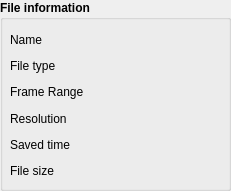
    <widget class="QGroupBox" name="groupBox_shot_file_info">
     <property name="geometry">
      <rect>
       <x>820</x>
       <y>50</y>
       <width>231</width>
       <height>191</height>
      </rect>
     </property>
     <property name="font">
      <font>
       <bold>true</bold>
       <underline>false</underline>
       <strikeout>false</strikeout>
      </font>
     </property>
     <property name="title">
      <string>File information</string>
     </property>
     <property name="flat">
      <bool>false</bool>
     </property>
     <property name="checkable">
      <bool>false</bool>
     </property>
     <widget class="QWidget" name="verticalLayoutWidget">
      <property name="geometry">
       <rect>
        <x>10</x>
        <y>30</y>
        <width>74</width>
        <height>151</height>
       </rect>
      </property>
      <layout class="QVBoxLayout" name="verticalLayout_3">
       <item>
        <widget class="QLabel" name="label_16">
         <property name="font">
          <font>
           <pointsize>9</pointsize>
           <bold>false</bold>
           <underline>false</underline>
           <strikeout>false</strikeout>
          </font>
         </property>
         <property name="text">
          <string>Name</string>
         </property>
        </widget>
       </item>
       <item>
        <widget class="QLabel" name="label_14">
         <property name="font">
          <font>
           <pointsize>9</pointsize>
           <bold>false</bold>
           <underline>false</underline>
           <strikeout>false</strikeout>
          </font>
         </property>
         <property name="text">
          <string>File type</string>
         </property>
        </widget>
       </item>
       <item>
        <widget class="QLabel" name="label_10">
         <property name="font">
          <font>
           <pointsize>9</pointsize>
           <bold>false</bold>
           <underline>false</underline>
           <strikeout>false</strikeout>
          </font>
         </property>
         <property name="text">
          <string>Frame Range </string>
         </property>
        </widget>
       </item>
       <item>
        <widget class="QLabel" name="label_6">
         <property name="font">
          <font>
           <pointsize>9</pointsize>
           <bold>false</bold>
           <underline>false</underline>
           <strikeout>false</strikeout>
          </font>
         </property>
         <property name="text">
          <string>Resolution</string>
         </property>
        </widget>
       </item>
       <item>
        <widget class="QLabel" name="label_9">
         <property name="font">
          <font>
           <pointsize>9</pointsize>
           <bold>false</bold>
           <underline>false</underline>
           <strikeout>false</strikeout>
          </font>
         </property>
         <property name="text">
          <string>Saved time</string>
         </property>
        </widget>
       </item>
       <item>
        <widget class="QLabel" name="label_20">
         <property name="font">
          <font>
           <pointsize>9</pointsize>
           <bold>false</bold>
           <underline>false</underline>
           <strikeout>false</strikeout>
          </font>
         </property>
         <property name="text">
          <string>File size</string>
         </property>
        </widget>
       </item>
      </layout>
     </widget>
     <widget class="QWidget" name="verticalLayoutWidget_2">
      <property name="geometry">
       <rect>
        <x>90</x>
        <y>30</y>
        <width>131</width>
        <height>151</height>
       </rect>
      </property>
      <layout class="QVBoxLayout" name="verticalLayout_4">
       <item>
        <widget class="QLabel" name="label_shot_filename">
         <property name="font">
          <font>
           <pointsize>9</pointsize>
           <bold>false</bold>
           <underline>false</underline>
           <strikeout>false</strikeout>
          </font>
         </property>
         <property name="text">
          <string/>
         </property>
        </widget>
       </item>
       <item>
        <widget class="QLabel" name="label_shot_filetype">
         <property name="font">
          <font>
           <pointsize>9</pointsize>
           <bold>false</bold>
           <underline>false</underline>
           <strikeout>false</strikeout>
          </font>
         </property>
         <property name="text">
          <string/>
         </property>
        </widget>
       </item>
       <item>
        <widget class="QLabel" name="label_shot_framerange">
         <property name="font">
          <font>
           <pointsize>9</pointsize>
           <bold>false</bold>
           <underline>false</underline>
           <strikeout>false</strikeout>
          </font>
         </property>
         <property name="text">
          <string/>
         </property>
        </widget>
       </item>
       <item>
        <widget class="QLabel" name="label_shot_resolution">
         <property name="font">
          <font>
           <pointsize>9</pointsize>
           <bold>false</bold>
           <underline>false</underline>
           <strikeout>false</strikeout>
          </font>
         </property>
         <property name="text">
          <string/>
         </property>
        </widget>
       </item>
       <item>
        <widget class="QLabel" name="label_shot_savedtime">
         <property name="font">
          <font>
           <pointsize>9</pointsize>
           <bold>false</bold>
           <underline>false</underline>
           <strikeout>false</strikeout>
          </font>
         </property>
         <property name="text">
          <string/>
         </property>
        </widget>
       </item>
       <item>
        <widget class="QLabel" name="label_shot_filesize">
         <property name="font">
          <font>
           <pointsize>9</pointsize>
           <bold>false</bold>
           <underline>false</underline>
           <strikeout>false</strikeout>
          </font>
         </property>
         <property name="text">
          <string/>
         </property>
        </widget>
       </item>
      </layout>
     </widget>
    </widget>
